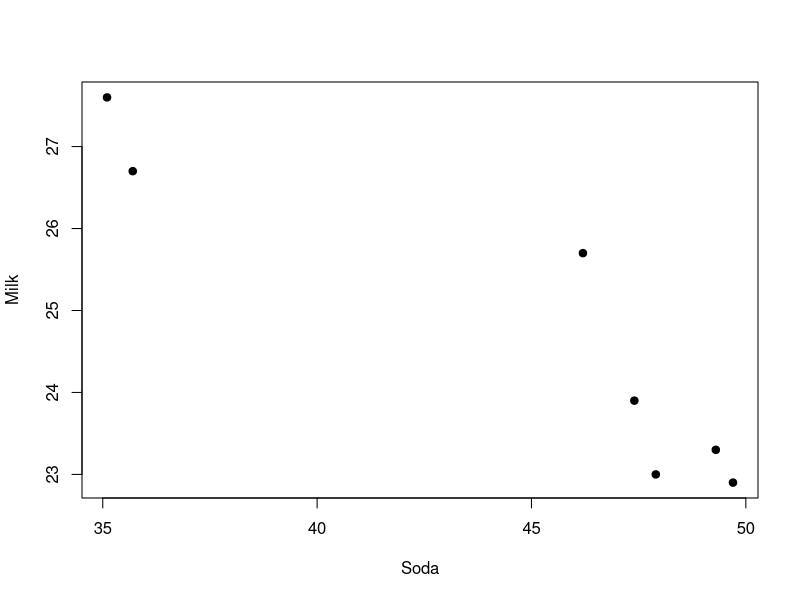
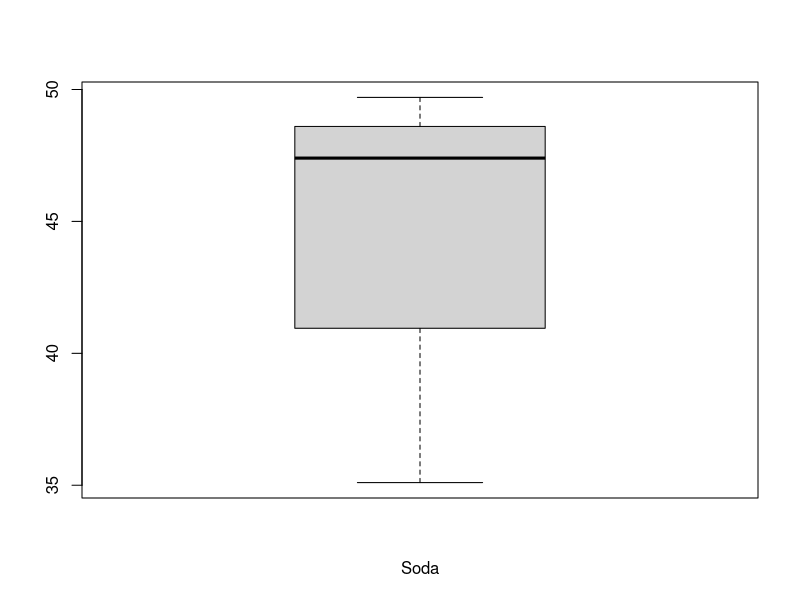
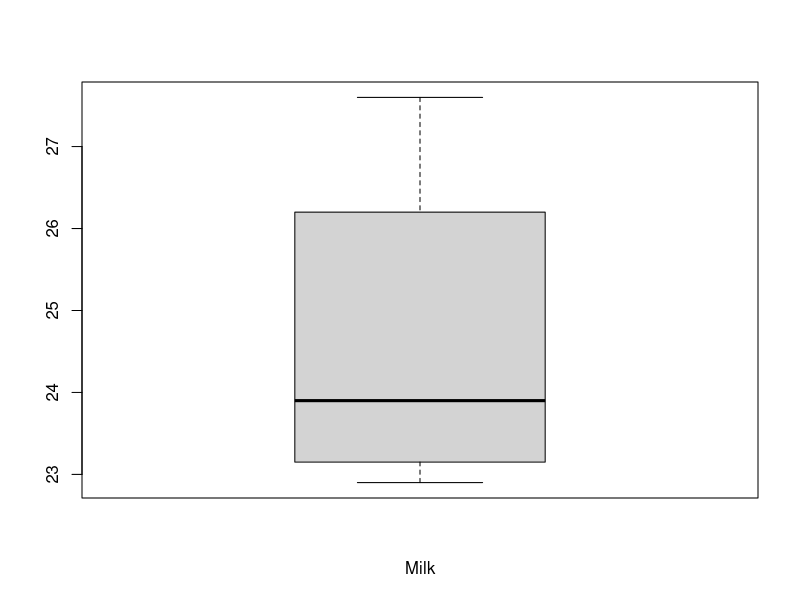
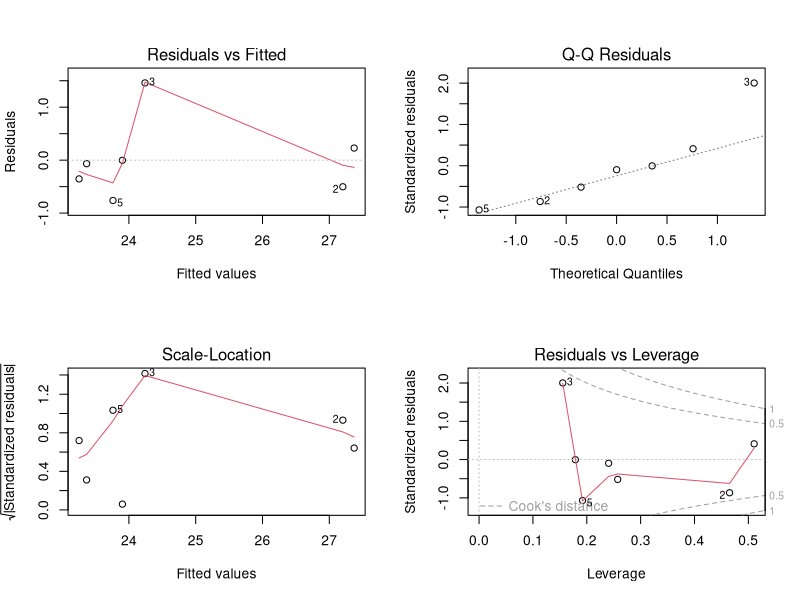

Write the R code that produced these figures, in order.
# Preprocess
Milk <- c(27.6, 26.7, 25.7, 23.9, 23.0, 22.9, 23.3)
Soda <- c(35.1, 35.7, 46.2, 47.4, 47.9, 49.7, 49.3)
Milk_or_Soda <- data.frame(Milk, Soda)
Soda -> x
Milk -> y
# a.
plot(Soda, Milk, xlab = "Soda", ylab = "Milk", pch=19)
boxplot(Soda, xlab = "Soda")
boxplot(Milk, xlab = "Milk")
# b.
cor(Soda, Milk, method = "pearson") # Pearson's correlation
## [1] -0.9262881
cor(Soda, Milk, method = "kendall") # Kendall's tau
## [1] -0.9047619
cor(Soda, Milk, method = "spearman") # Spearman's rho
## [1] -0.9642857
# c.
model <- lm(Milk ~ Soda)
summary(model)
# Call:
#   lm(formula = Milk ~ Soda)
# 
# Residuals:
#   1         2         3         4         5         6         7 
# 0.228245 -0.502526  1.458967 -0.002577 -0.761553 -0.353869 -0.066687 
# 
# Coefficients:
#   Estimate Std. Error t value Pr(>|t|)    
# (Intercept) 37.27160    2.30151  16.194 1.64e-05 ***
#   Soda        -0.28205    0.05131  -5.497  0.00272 ** 
#   ---
#   Signif. codes:  0 ‘***’ 0.001 ‘**’ 0.01 ‘*’ 0.05 ‘.’ 0.1 ‘ ’ 1
# 
# Residual standard error: 0.7928 on 5 degrees of freedom
# Multiple R-squared:  0.858,	Adjusted R-squared:  0.8296 
# F-statistic: 30.21 on 1 and 5 DF,  p-value: 0.002722
# d.
residuals(model)
# 1            2            3            4            5            6            7 
# 0.228245389 -0.502526419  1.458966933 -0.002576684 -0.761553191 -0.353868617 -0.066687411
par(mfrow = c(2,2))
plot(model)